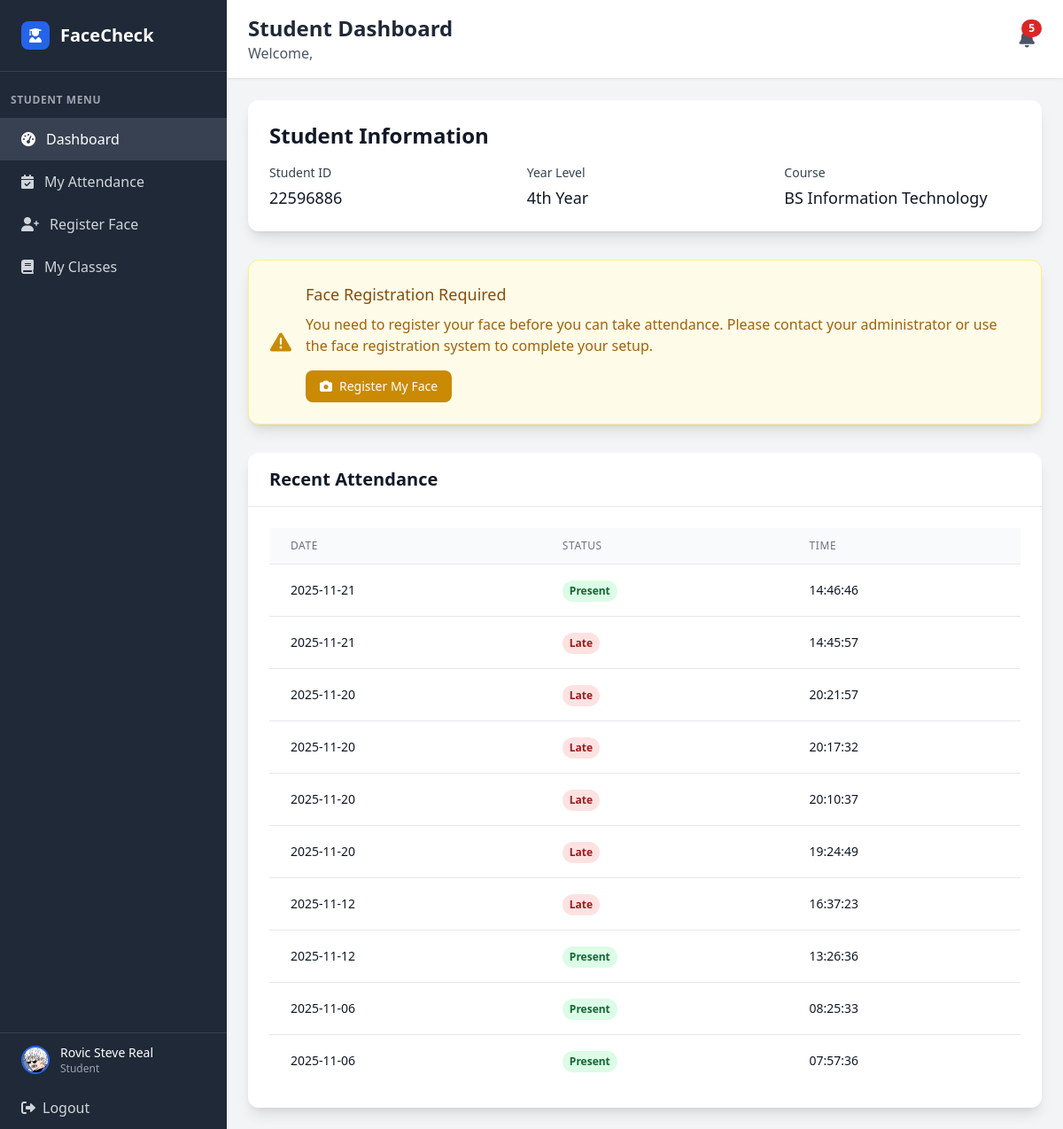
Screenshot of /student/dashboard (signed in) with the database file from the repository.
### tables this page shows
CREATE TABLE student (
            student_id INTEGER PRIMARY KEY AUTOINCREMENT,
            year_level VARCHAR(20) NOT NULL,
            attendance_image VARCHAR(255),
            course_id INTEGER,
            user_id INTEGER NOT NULL, profile_picture VARCHAR(255),
            FOREIGN KEY (course_id) REFERENCES course(course_id),
            FOREIGN KEY (user_id) REFERENCES user(user_id)
        );

CREATE TABLE user (
            user_id INTEGER PRIMARY KEY AUTOINCREMENT,
            idno VARCHAR(20) NOT NULL UNIQUE,
            firstname VARCHAR(50) NOT NULL,
            lastname VARCHAR(50) NOT NULL,
            role VARCHAR(10) NOT NULL CHECK (role IN ('admin', 'faculty', 'student')),
            password VARCHAR(255) NOT NULL,
            created_at DATETIME DEFAULT CURRENT_TIMESTAMP,
            is_active BOOLEAN DEFAULT 1,
            dept_id INTEGER,
            FOREIGN KEY (dept_id) REFERENCES department(dept_id)
        );

CREATE TABLE course (
            course_id INTEGER PRIMARY KEY AUTOINCREMENT,
            course_name VARCHAR(100) NOT NULL,
            dept_id INTEGER,
            FOREIGN KEY (dept_id) REFERENCES department(dept_id)
        );

CREATE TABLE attendance (
            attendance_id INTEGER PRIMARY KEY AUTOINCREMENT,
            attendance_date DATETIME NOT NULL,
            attendance_status VARCHAR(10) NOT NULL CHECK (attendance_status IN ('present', 'absent', 'late')),
            studentclass_id INTEGER NOT NULL,
            FOREIGN KEY (studentclass_id) REFERENCES student_class(studentclass_id)
        );

### app.py (the view)
@app.route('/student/dashboard')
def student_dashboard():
    if 'user_id' not in session or session['role'] != 'student':
        return redirect(url_for('login'))
    conn = get_db_connection()
    student = conn.execute('''
        SELECT u.*, s.student_id, s.year_level, s.attendance_image, s.profile_picture, c.course_name, d.dept_name
        FROM user u
        JOIN student s ON u.user_id = s.user_id
        LEFT JOIN course c ON s.course_id = c.course_id
        LEFT JOIN department d ON u.dept_id = d.dept_id
        WHERE u.user_id = ?
    ''', (session['user_id'],)).fetchone()
    attendance_history = conn.execute('''
        SELECT strftime('%Y-%m-%d %H:%M:%S', a.attendance_date) as attendance_date,
               a.attendance_status, cl.class_name
        FROM attendance a
        JOIN student_class sc ON a.studentclass_id = sc.studentclass_id
        JOIN class cl ON sc.class_id = cl.class_id
        WHERE sc.student_id = ?
        ORDER BY a.attendance_date DESC
        LIMIT 10
    ''', (student['student_id'],)).fetchall()
    formatted_history = []
    for record in attendance_history:
        date_str = ''
        time_str = ''
        if record['attendance_date']:
            try:
                if isinstance(record['attendance_date'], str):
                    if ' ' in record['attendance_date']:
                        date_str = record['attendance_date'].split(' ')[0]
                        time_str = record['attendance_date'].split(' ')[1]
                    else:
                        date_str = record['attendance_date']
                        time_str = ''
                else:
                    date_str = record['attendance_date'].strftime('%Y-%m-%d')
                    time_str = record['attendance_date'].strftime('%H:%M:%S')
            except:
                date_str = str(record['attendance_date'])
                time_str = ''
        formatted_history.append({
            'date': date_str,
            'time': time_str,
            'status': record['attendance_status']
        })
    has_face_registered = False
    if student['attendance_image']:
        if os.path.exists(student['attendance_image']):
            has_face_registered = True
        else:
            conn.execute('UPDATE student SET attendance_image = NULL WHERE user_id = ?', (session['user_id'],))
            conn.commit()
    if not has_face_registered:
        face_image_path = f"known_faces/{student['idno']}.jpg"
        if os.path.exists(face_image_path):
            conn.execute('UPDATE student SET attendance_image = ? WHERE user_id = ?', (face_image_path, session['user_id']))
            conn.commit()
            has_face_registered = True
    conn.close()
    return render_template('student_dashboard.html',
                         student_info=student,
                         student=student,
                         attendance_history=formatted_history,
                         has_face_registered=has_face_registered)

### app.py (called while the page is built)
def get_db_connection():
    try:
        conn = sqlite3.connect('facecheck.db', timeout=30.0)
        conn.row_factory = sqlite3.Row
        conn.execute('PRAGMA foreign_keys = ON')
        try:
            cur = conn.cursor()
            cur.execute("PRAGMA table_info(faculty)")
            columns = [row[1] for row in cur.fetchall()]
            if 'attendance_image' not in columns:
                cur.execute("ALTER TABLE faculty ADD COLUMN attendance_image VARCHAR(255)")
                conn.commit()
        except Exception:
            pass
        return conn
    except sqlite3.Error as e:
        print(f"Database connection error: {e}")
        raise

### templates/student_dashboard.html (shortened to what this page needs)
<!DOCTYPE html>
<html lang="en">
<head>
    <script src="https://cdn.tailwindcss.com"></script>
    <link href="https://cdnjs.cloudflare.com/ajax/libs/font-awesome/6.0.0/css/all.min.css" rel="stylesheet">
</head>
<body class="bg-gray-100">
    <div class="flex h-screen">
        <div class="w-64 bg-gray-800 text-white">
            <div class="p-6 border-b border-gray-700">
                <div class="flex items-center">
                    <div class="w-8 h-8 bg-blue-600 rounded-lg flex items-center justify-center mr-3">
                        <i class="fas fa-user-graduate text-white"></i>
                    </div>
                    <h1 class="text-xl font-bold">FaceCheck</h1>
                </div>
            </div>
            <nav class="mt-6">
                <div class="px-3">
                    <div class="text-xs font-semibold text-gray-400 uppercase tracking-wider mb-3">Student Menu</div>
                </div>
                <a href="{{ url_for('student_dashboard') }}" class="flex items-center px-6 py-3 bg-gray-700 text-white">
                    <i class="fas fa-tachometer-alt mr-3"></i>
                    Dashboard
                </a>
                <a href="{{ url_for('my_attendance') }}" class="flex items-center px-6 py-3 text-gray-300 hover:bg-gray-700 hover:text-white transition duration-200">
                    <i class="fas fa-calendar-check mr-3"></i>
                    My Attendance
                </a>
                <a href="/register_face" class="flex items-center px-6 py-3 text-gray-300 hover:bg-gray-700 hover:text-white transition duration-200">
                    <i class="fas fa-user-plus mr-3"></i>
                    Register Face
                </a>
                <a href="{{ url_for('my_classes') }}" class="flex items-center px-6 py-3 text-gray-300 hover:bg-gray-700 hover:text-white transition duration-200">
                    <i class="fas fa-book mr-3"></i>
                    My Classes
                </a>
            </nav>
            <div class="absolute bottom-0 w-64 border-t border-gray-700">
                <a href="{{ url_for('student_profile') }}" class="flex items-center px-6 py-3 hover:bg-gray-700 transition duration-200">
                    {% if student.profile_picture %}
                    <img src="{{ url_for('static', filename='profile_pictures/' + student.profile_picture) }}"
                         alt="{{ student.firstname }} {{ student.lastname }}"
                         class="w-8 h-8 rounded-full object-cover border-2 border-blue-600 mr-3"
                         onerror="this.onerror=null; this.style.display='none'; this.nextElementSibling.style.display='flex';">
                    {% else %}
                    <div class="w-8 h-8 bg-blue-600 rounded-full flex items-center justify-center mr-3">
                        <span class="text-white text-sm font-bold">{{ student.firstname[0] }}{{ student.lastname[0] }}</span>
                    </div>
                    {% endif %}
                    <div>
                        <div class="text-sm font-medium">{{ student.firstname }} {{ student.lastname }}</div>
                        <div class="text-xs text-gray-400">Student</div>
                    </div>
                </a>
                <a href="{{ url_for('logout') }}" class="flex items-center px-6 py-3 text-gray-300 hover:bg-gray-700 hover:text-white transition duration-200">
                    <i class="fas fa-sign-out-alt mr-2"></i>
                    Logout
                </a>
            </div>
        </div>
        <div class="flex-1 flex flex-col overflow-hidden">
            <header class="bg-white shadow-sm border-b border-gray-200">
                <div class="px-6 py-4">
                    <div class="flex items-center justify-between">
                        <div>
                            <h2 class="text-2xl font-bold text-gray-800">Student Dashboard</h2>
                            <p class="text-gray-600">Welcome, {{ session.username }}</p>
                        </div>
                        <div class="relative">
                            <button id="notificationBtn" class="relative p-2 text-gray-600 hover:text-gray-900 hover:bg-gray-100 rounded-full transition">
                                <i class="fas fa-bell text-xl"></i>
                                <span id="notificationBadge" class="hidden absolute top-0 right-0 inline-flex items-center justify-center px-2 py-1 text-xs font-bold leading-none text-white bg-red-600 rounded-full"></span>
                            </button>
                        </div>
                    </div>
                </div>
            </header>
            <main class="flex-1 overflow-y-auto p-6">
        <div class="bg-white rounded-xl shadow-lg p-6 mb-8">
            <h2 class="text-2xl font-bold text-gray-900 mb-4">Student Information</h2>
            <div class="grid grid-cols-1 md:grid-cols-3 gap-6">
                <div>
                    <label class="block text-sm font-medium text-gray-700">Student ID</label>
                    <p class="mt-1 text-lg text-gray-900">{{ student_info.idno }}</p>
                </div>
                <div>
                    <label class="block text-sm font-medium text-gray-700">Year Level</label>
                    <p class="mt-1 text-lg text-gray-900">{{ student_info.year_level }}</p>
                </div>
                <div>
                    <label class="block text-sm font-medium text-gray-700">Course</label>
                    <p class="mt-1 text-lg text-gray-900">{{ student_info.course_name or 'Not assigned' }}</p>
                </div>
            </div>
        </div>
        {% if not has_face_registered %}
        <div class="bg-yellow-50 border border-yellow-200 rounded-xl shadow-lg p-6 mb-8">
            <div class="flex items-center">
                <div class="flex-shrink-0">
                    <i class="fas fa-exclamation-triangle text-yellow-600 text-2xl"></i>
                </div>
                <div class="ml-4">
                    <h3 class="text-lg font-medium text-yellow-800">Face Registration Required</h3>
                    <div class="mt-2">
                        <p class="text-yellow-700">
                            You need to register your face before you can take attendance.
                            Please contact your administrator or use the face registration system to complete your setup.
                        </p>
                    </div>
                    <div class="mt-4">
                        <a href="/register_face" class="inline-flex items-center px-4 py-2 bg-yellow-600 text-white text-sm font-medium rounded-lg hover:bg-yellow-700 transition duration-200">
                            <i class="fas fa-camera mr-2"></i>
                            Register My Face
                        </a>
                    </div>
                </div>
            </div>
        </div>
        {% endif %}
        <div class="bg-white rounded-xl shadow-lg">
            <div class="px-6 py-4 border-b border-gray-200">
                <h2 class="text-xl font-semibold text-gray-900">Recent Attendance</h2>
            </div>
            <div class="p-6">
                <div class="overflow-x-auto">
                    <table class="min-w-full divide-y divide-gray-200">
                        <thead class="bg-gray-50">
                            <tr>
                                <th class="px-6 py-3 text-left text-xs font-medium text-gray-500 uppercase tracking-wider">Date</th>
                                <th class="px-6 py-3 text-left text-xs font-medium text-gray-500 uppercase tracking-wider">Status</th>
                                <th class="px-6 py-3 text-left text-xs font-medium text-gray-500 uppercase tracking-wider">Time</th>
                            </tr>
                        </thead>
                        <tbody class="bg-white divide-y divide-gray-200">
                            {% for record in attendance_history %}
                            <tr>
                                <td class="px-6 py-4 whitespace-nowrap text-sm text-gray-900">{{ record.date }}</td>
                                <td class="px-6 py-4 whitespace-nowrap">
                                    {% if record.status == 'present' %}
                                    <span class="inline-flex px-2 py-1 text-xs font-semibold rounded-full bg-green-100 text-green-800">
                                        Present
                                    </span>
                                    {% else %}
                                    <span class="inline-flex px-2 py-1 text-xs font-semibold rounded-full bg-red-100 text-red-800">
                                        {{ record.status.title() }}
                                    </span>
                                    {% endif %}
                                </td>
                                <td class="px-6 py-4 whitespace-nowrap text-sm text-gray-900">{{ record.time }}</td>
                            </tr>
                            {% endfor %}
                        </tbody>
                    </table>
                </div>
            </div>
        </div>
            </main>
        </div>
    </div>
</body>
</html>

### rows the page displays
student: profile_picture (picture), year_level "4th Year"
user: firstname "Rovic Steve", lastname "Real", idno "22596886"
course: course_name "BS Information Technology"
attendance: date "2025-11-21", attendance_status "Present", time "14:46:46"
attendance: date "2025-11-21", status "Late", time "14:45:57"
attendance: date "2025-11-20", status "Late", time "20:21:57"
attendance: date "2025-11-20", status "Late", time "20:17:32"
attendance: date "2025-11-20", status "Late", time "20:10:37"
attendance: date "2025-11-20", status "Late", time "19:24:49"
attendance: date "2025-11-12", status "Late", time "16:37:23"
attendance: date "2025-11-12", attendance_status "Present", time "13:26:36"
attendance: date "2025-11-06", attendance_status "Present", time "08:25:33"
attendance: date "2025-11-06", attendance_status "Present", time "07:57:36"
